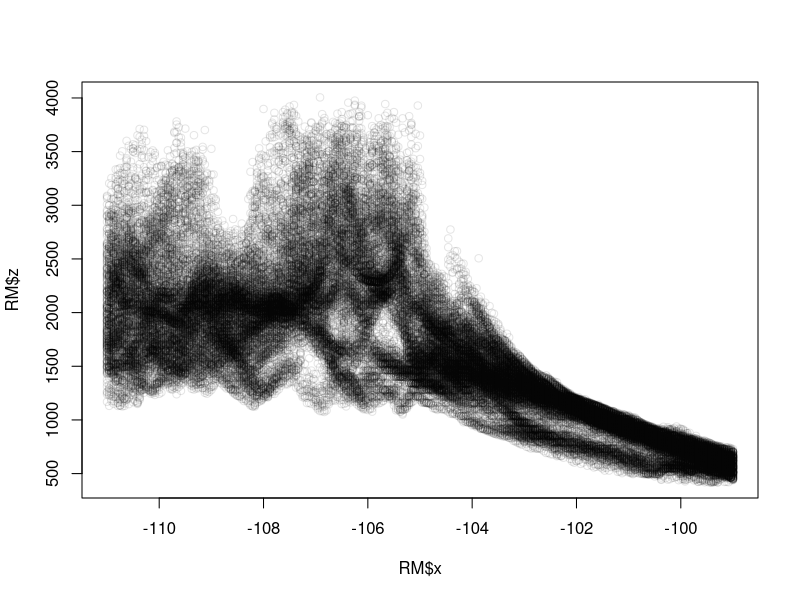
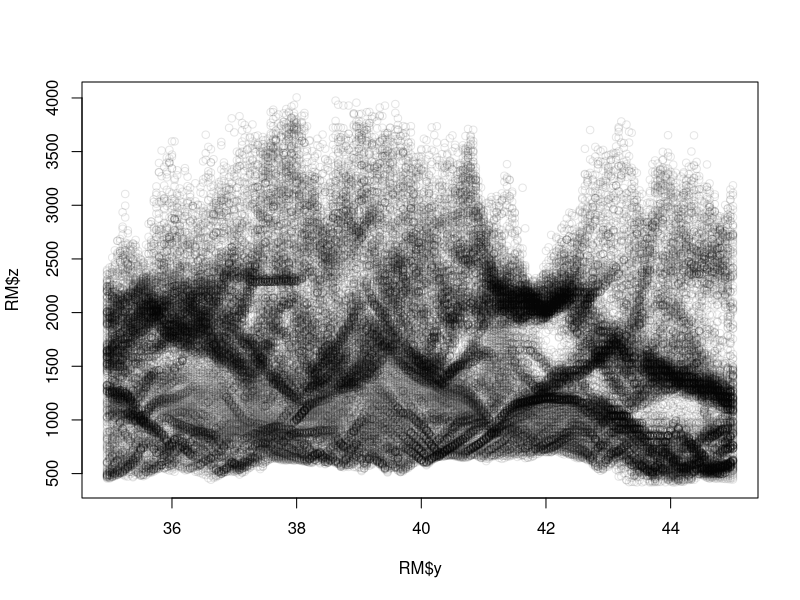
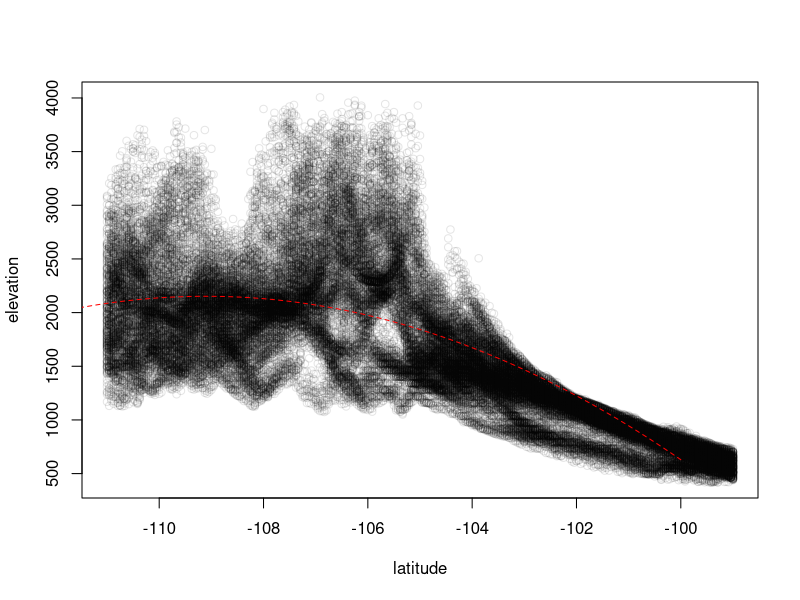
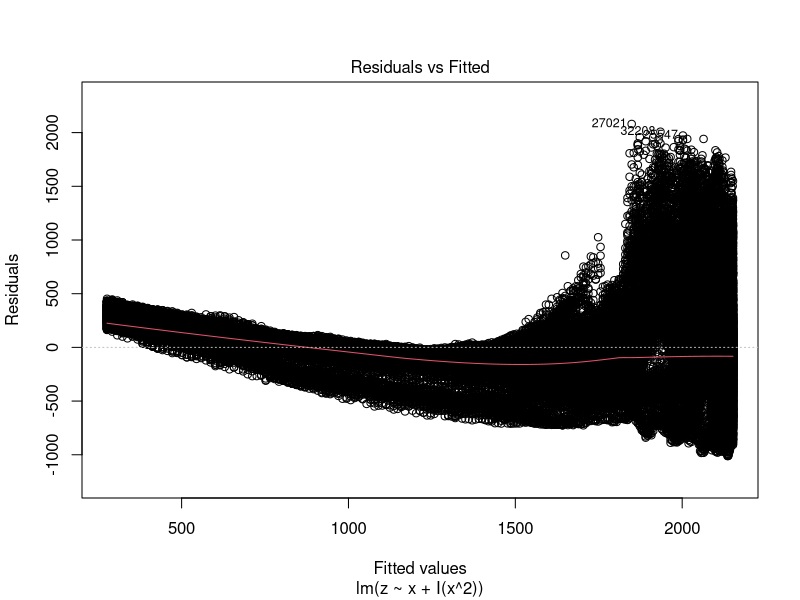
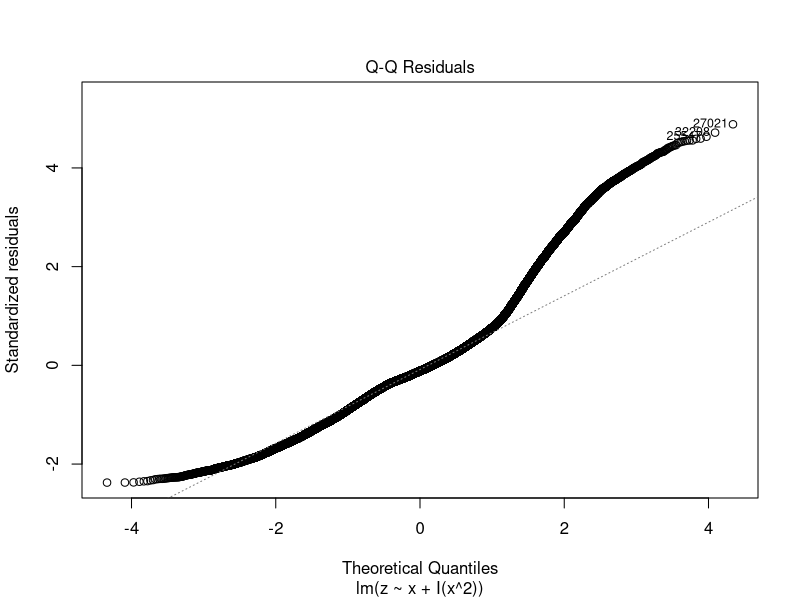
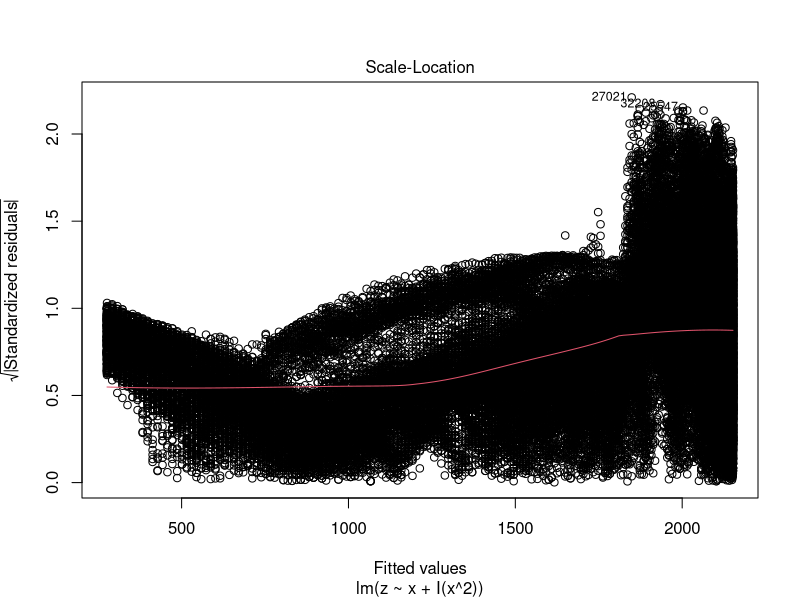
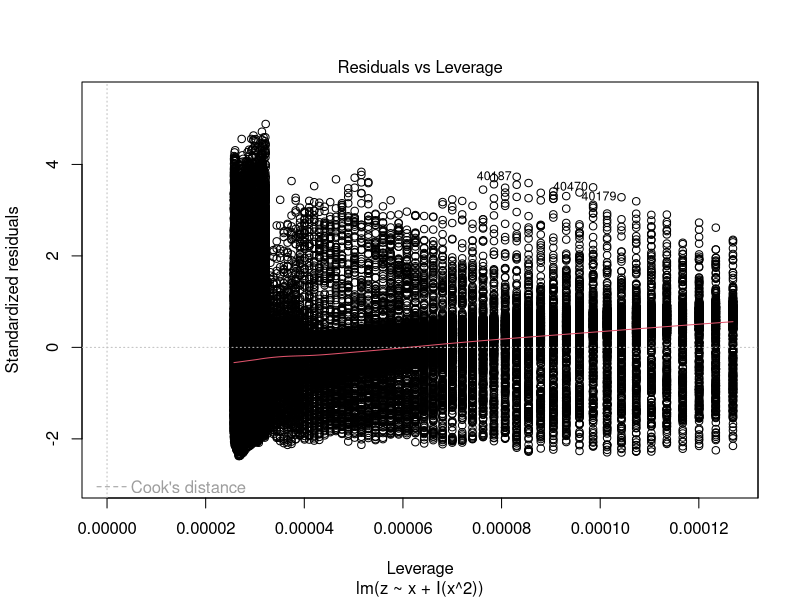
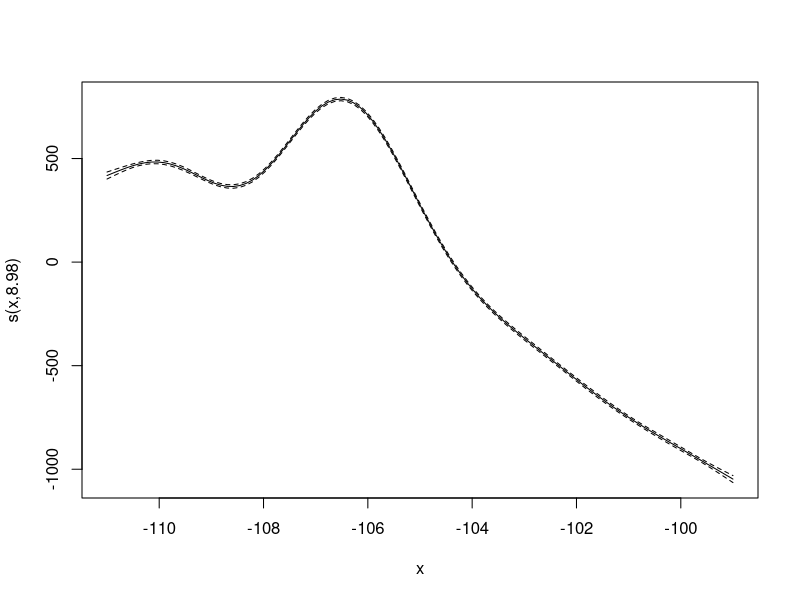

Write R code to recreate these figures, in order.
# # # # # # # # # # # # # # # # # # # # # # # # # # # # # # # # # # # # # # # # # # # # # # # # # # # # # # # # # # #
# BASIC LINEAR MODELS

# Let's load the RMelevation data again:

RM = read.csv("RMelevation.csv")

# Let's take a quick look at elevation

#install.packages("scales") #Only need to do this if you haven't yet

library(scales)
plot( RM$x, RM$z, col=alpha(colour="black", alpha=.1) )
plot( RM$y, RM$z, col=alpha(colour="black", alpha=.1) )

# We can try to estimate elevation using just longitude and latitude

model = lm(z ~ x + y, data = RM)
summary(model)

# Both variables are significant.  Maybe we want a quadratic term in x and no y

model = lm( z ~ x + I(x^2), data=RM )
summary(model)

# So what exactly is our model?

class(model)

# Models are their own class. However, it's basically a list
# A list is like a data frame except all the "columns" can be different lengths and data types

names(model)

# Let's plot elevation against longitude again and add our model fit.
plot( RM$x, RM$z, col=alpha(colour="black", alpha=.1), ylab="elevation", xlab="latitude" )

model$coeff
x = seq(-112, -100, length=1000)
z = model$coeff[1] + model$coeff[2]*x + model$coeff[3]*x^2
lines(x, z, col="red", lty=2)

# There's some default plotting functions for our model:

plot(model)

# We can also make predictions for new locations.

newLoc = data.frame( x=-108:-104, y=38 )
newLoc
predict(model, newdata=newLoc )

# Of course, there are sometimes better alternatives than linear regression:

install.packages("mgcv")
library(mgcv)
model = gam( z ~ s(x), data=RM ) #s() means we allow a "smoothed" function of x, instead of a linear function
plot(model) #shows the fit for each smoothed variable
predict(model, newdata=newLoc) #Also can generate predictions
